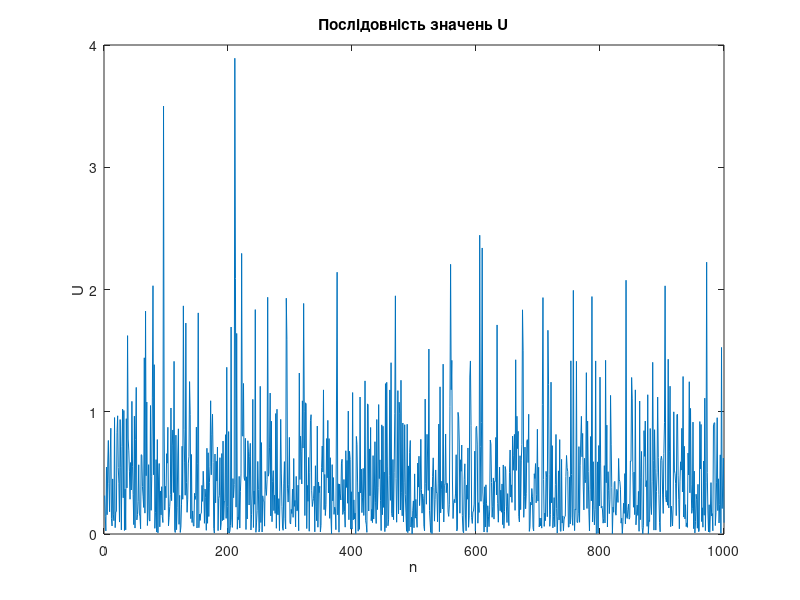
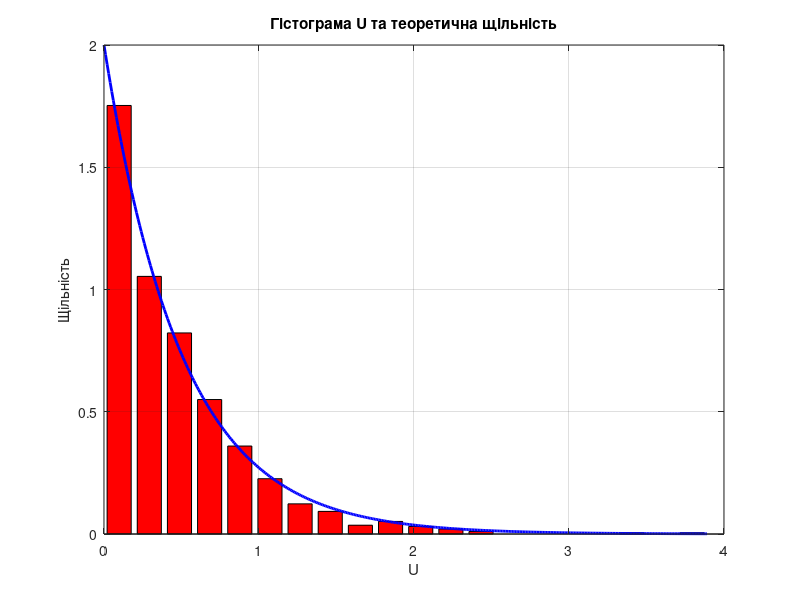
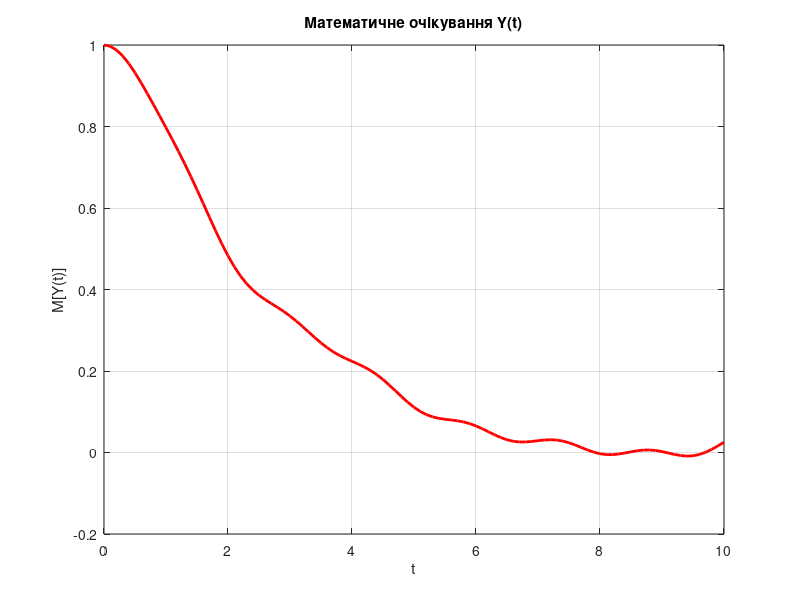
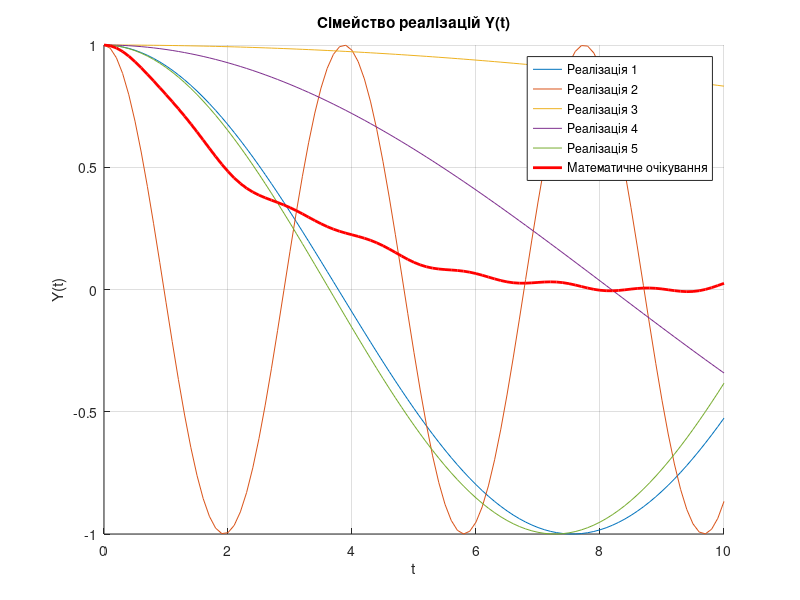

The MATLAB script that drew these images, in order:
clear;
N = 1000;
lamd = 2;
U = exprnd(1/lamd, 1, N);

figure(1)
plot(U)
title('Послідовність значень U')
xlabel('n')
ylabel('U')

figure(2)
[a, b] = hist(U, 20);
dx = (max(U) - min(U)) / 20;
p1 = a / (N * dx);
bar(b, p1, 'r')
hold on

x = 0:0.01:max(U);
f = lamd * exp(-lamd * x);
plot(x, f, 'b', 'LineWidth', 2)
title('Гістограма U та теоретична щільність')
xlabel('U')
ylabel('Щільність')
grid on

mU = mean(U);
dU = var(U);
sigmaU = std(U);
disp(['Математичне очікування: ', num2str(mU)])
disp(['Дисперсія: ', num2str(dU)])
disp(['Середнє квадратичне відхилення: ', num2str(sigmaU)])
N = 100;
T = 0:0.1:10;
Y = zeros(N, length(T));
for i = 1:N
    U_i = exprnd(1/lamd);
    Y(i, :) = cos(U_i * T);
end

M = mean(Y);

figure(3)
plot(T, M, 'r', 'LineWidth', 2)
title('Математичне очікування Y(t)')
xlabel('t')
ylabel('M[Y(t)]')
grid on

figure(4)
hold on
for i = 1:5
    plot(T, Y(i, :), 'DisplayName', ['Реалізація ', num2str(i)])
end
plot(T, M, 'r', 'LineWidth', 2, 'DisplayName', 'Математичне очікування')
title('Сімейство реалізацій Y(t)')
xlabel('t')
ylabel('Y(t)')
legend show
grid on

N_t = length(T);
R = zeros(1, 20);
for tau = 1:20
    for k = 1:(N_t - tau)
        R(tau) = R(tau) + mean(Y(:, k) .* Y(:, k + tau - 1));
    end
    R(tau) = R(tau) / (N_t - tau);
end

figure(5)
plot(0:19, R)
title('Кореляційна функція R(\tau)')
xlabel('\tau')
ylabel('R(\tau)')
grid on
